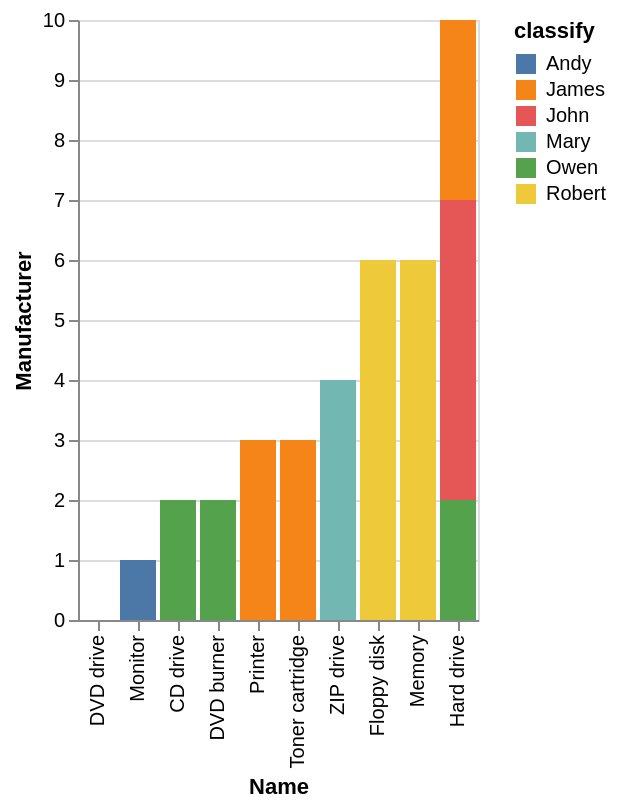

Write a Vega-Lite specification for this figure.
### Vega-Lite specification from a JSON file in a GitHub repository (floating-point values rounded to 4 significant figures)
{"data": {"values": [{"x_data": "Monitor", "y_data": 1, "classify": "Andy"}, {"x_data": "CD drive", "y_data": 0, "classify": "Andy"}, {"x_data": "DVD burner", "y_data": 0, "classify": "Andy"}, {"x_data": "Printer", "y_data": 0, "classify": "Andy"}, {"x_data": "Toner cartridge", "y_data": 0, "classify": "Andy"}, {"x_data": "ZIP drive", "y_data": 0, "classify": "Andy"}, {"x_data": "DVD drive", "y_data": 0, "classify": "Andy"}, {"x_data": "Hard drive", "y_data": 0, "classify": "Andy"}, {"x_data": "Floppy disk", "y_data": 0, "classify": "Andy"}, {"x_data": "Memory", "y_data": 0, "classify": "Andy"}, {"x_data": "Monitor", "y_data": 0, "classify": "James"}, {"x_data": "CD drive", "y_data": 0, "classify": "James"}, {"x_data": "DVD burner", "y_data": 0, "classify": "James"}, {"x_data": "Printer", "y_data": 3, "classify": "James"}, {"x_data": "Toner cartridge", "y_data": 3, "classify": "James"}, {"x_data": "ZIP drive", "y_data": 0, "classify": "James"}, {"x_data": "DVD drive", "y_data": 0, "classify": "James"}, {"x_data": "Hard drive", "y_data": 3, "classify": "James"}, {"x_data": "Floppy disk", "y_data": 0, "classify": "James"}, {"x_data": "Memory", "y_data": 0, "classify": "James"}, {"x_data": "Monitor", "y_data": 0, "classify": "John"}, {"x_data": "CD drive", "y_data": 0, "classify": "John"}, {"x_data": "DVD burner", "y_data": 0, "classify": "John"}, {"x_data": "Printer", "y_data": 0, "classify": "John"}, {"x_data": "Toner cartridge", "y_data": 0, "classify": "John"}, {"x_data": "ZIP drive", "y_data": 0, "classify": "John"}, {"x_data": "DVD drive", "y_data": 0, "classify": "John"}, {"x_data": "Hard drive", "y_data": 5, "classify": "John"}, {"x_data": "Floppy disk", "y_data": 0, "classify": "John"}, {"x_data": "Memory", "y_data": 0, "classify": "John"}, {"x_data": "Monitor", "y_data": 0, "classify": "Mary"}, {"x_data": "CD drive", "y_data": 0, "classify": "Mary"}, {"x_data": "DVD burner", "y_data": 0, "classify": "Mary"}, {"x_data": "Printer", "y_data": 0, "classify": "Mary"}, {"x_data": "Toner cartridge", "y_data": 0, "classify": "Mary"}, {"x_data": "ZIP drive", "y_data": 4, "classify": "Mary"}, {"x_data": "DVD drive", "y_data": 0, "classify": "Mary"}, {"x_data": "Hard drive", "y_data": 0, "classify": "Mary"}, {"x_data": "Floppy disk", "y_data": 0, "classify": "Mary"}, {"x_data": "Memory", "y_data": 0, "classify": "Mary"}, {"x_data": "Monitor", "y_data": 0, "classify": "Owen"}, {"x_data": "CD drive", "y_data": 2, "classify": "Owen"}, {"x_data": "DVD burner", "y_data": 2, "classify": "Owen"}, {"x_data": "Printer", "y_data": 0, "classify": "Owen"}, {"x_data": "Toner cartridge", "y_data": 0, "classify": "Owen"}, {"x_data": "ZIP drive", "y_data": 0, "classify": "Owen"}, {"x_data": "DVD drive", "y_data": 0, "classify": "Owen"}, {"x_data": "Hard drive", "y_data": 2, "classify": "Owen"}, {"x_data": "Floppy disk", "y_data": 0, "classify": "Owen"}, {"x_data": "Memory", "y_data": 0, "classify": "Owen"}, {"x_data": "Monitor", "y_data": 0, "classify": "Robert"}, {"x_data": "CD drive", "y_data": 0, "classify": "Robert"}, {"x_data": "DVD burner", "y_data": 0, "classify": "Robert"}, {"x_data": "Printer", "y_data": 0, "classify": "Robert"}, {"x_data": "Toner cartridge", "y_data": 0, "classify": "Robert"}, {"x_data": "ZIP drive", "y_data": 0, "classify": "Robert"}, {"x_data": "DVD drive", "y_data": 0, "classify": "Robert"}, {"x_data": "Hard drive", "y_data": 0, "classify": "Robert"}, {"x_data": "Floppy disk", "y_data": 6, "classify": "Robert"}, {"x_data": "Memory", "y_data": 6, "classify": "Robert"}]}, "mark": "bar", "encoding": {"x": {"field": "x_data", "type": "nominal", "title": "Name", "sort": {"op": "sum", "field": "y_data", "order": "ascending"}}, "y": {"field": "y_data", "type": "quantitative", "title": "Manufacturer"}, "color": {"field": "classify"}}}
